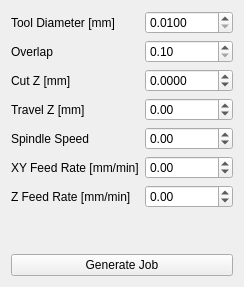
                  <widget class="QWidget" name="nc_area_top_page">
                   <layout class="QGridLayout" name="gridLayout_6">
                    <item row="1" column="0">
                     <widget class="QLabel" name="nc_top_overlap_la">
                      <property name="text">
                       <string>Overlap</string>
                      </property>
                     </widget>
                    </item>
                    <item row="2" column="0">
                     <widget class="QLabel" name="nc_top_cut_z_la">
                      <property name="text">
                       <string>Cut Z [mm]</string>
                      </property>
                     </widget>
                    </item>
                    <item row="5" column="1">
                     <widget class="QDoubleSpinBox" name="nc_top_xy_feed_rate_dsb">
                      <property name="accelerated">
                       <bool>true</bool>
                      </property>
                      <property name="decimals">
                       <number>2</number>
                      </property>
                      <property name="minimum">
                       <double>-9999.000000000000000</double>
                      </property>
                      <property name="maximum">
                       <double>9999.000000000000000</double>
                      </property>
                     </widget>
                    </item>
                    <item row="3" column="1">
                     <widget class="QDoubleSpinBox" name="nc_top_travel_z_dsb">
                      <property name="accelerated">
                       <bool>true</bool>
                      </property>
                      <property name="decimals">
                       <number>2</number>
                      </property>
                      <property name="minimum">
                       <double>-9999.000000000000000</double>
                      </property>
                      <property name="maximum">
                       <double>9999.000000000000000</double>
                      </property>
                      <property name="singleStep">
                       <double>0.010000000000000</double>
                      </property>
                     </widget>
                    </item>
                    <item row="4" column="0">
                     <widget class="QLabel" name="nc_top_spindle_speed_la">
                      <property name="text">
                       <string>Spindle Speed</string>
                      </property>
                     </widget>
                    </item>
                    <item row="0" column="0">
                     <widget class="QLabel" name="nc_top_tool_diameter_la">
                      <property name="text">
                       <string>Tool Diameter [mm]</string>
                      </property>
                     </widget>
                    </item>
                    <item row="2" column="1">
                     <widget class="QDoubleSpinBox" name="nc_top_cut_z_dsb">
                      <property name="accelerated">
                       <bool>true</bool>
                      </property>
                      <property name="decimals">
                       <number>4</number>
                      </property>
                      <property name="minimum">
                       <double>-9999.000000000000000</double>
                      </property>
                      <property name="maximum">
                       <double>9999.000000000000000</double>
                      </property>
                      <property name="singleStep">
                       <double>0.000100000000000</double>
                      </property>
                     </widget>
                    </item>
                    <item row="3" column="0">
                     <widget class="QLabel" name="nc_top_travel_z_la">
                      <property name="text">
                       <string>Travel Z [mm]</string>
                      </property>
                     </widget>
                    </item>
                    <item row="6" column="0">
                     <widget class="QLabel" name="nc_top_z_feed_rate_la">
                      <property name="text">
                       <string>Z Feed Rate [mm/min]</string>
                      </property>
                     </widget>
                    </item>
                    <item row="0" column="1">
                     <widget class="QDoubleSpinBox" name="nc_top_tool_diameter_dsb">
                      <property name="decimals">
                       <number>4</number>
                      </property>
                      <property name="minimum">
                       <double>0.010000000000000</double>
                      </property>
                      <property name="maximum">
                       <double>100.000000000000000</double>
                      </property>
                      <property name="singleStep">
                       <double>0.000100000000000</double>
                      </property>
                     </widget>
                    </item>
                    <item row="4" column="1">
                     <widget class="QDoubleSpinBox" name="nc_top_spindle_speed_dsb">
                      <property name="accelerated">
                       <bool>true</bool>
                      </property>
                      <property name="decimals">
                       <number>2</number>
                      </property>
                      <property name="minimum">
                       <double>-9999.000000000000000</double>
                      </property>
                      <property name="maximum">
                       <double>9999.000000000000000</double>
                      </property>
                     </widget>
                    </item>
                    <item row="1" column="1">
                     <widget class="QDoubleSpinBox" name="nc_top_overlap_dsb">
                      <property name="accelerated">
                       <bool>true</bool>
                      </property>
                      <property name="decimals">
                       <number>2</number>
                      </property>
                      <property name="minimum">
                       <double>0.100000000000000</double>
                      </property>
                      <property name="maximum">
                       <double>1.000000000000000</double>
                      </property>
                      <property name="singleStep">
                       <double>0.010000000000000</double>
                      </property>
                     </widget>
                    </item>
                    <item row="5" column="0">
                     <widget class="QLabel" name="nc_top_xy_feed_rate_la">
                      <property name="text">
                       <string>XY Feed Rate [mm/min]</string>
                      </property>
                     </widget>
                    </item>
                    <item row="6" column="1">
                     <widget class="QDoubleSpinBox" name="nc_top_z_feed_rate_dsb">
                      <property name="accelerated">
                       <bool>true</bool>
                      </property>
                      <property name="decimals">
                       <number>2</number>
                      </property>
                      <property name="minimum">
                       <double>-9999.000000000000000</double>
                      </property>
                      <property name="maximum">
                       <double>9999.000000000000000</double>
                      </property>
                     </widget>
                    </item>
                    <item row="7" column="0" colspan="2">
                     <spacer name="nc_top_vertical_spacer">
                      <property name="orientation">
                       <enum>Qt::Orientation::Vertical</enum>
                      </property>
                      <property name="sizeHint" stdset="0">
                       <size>
                        <width>20</width>
                        <height>40</height>
                       </size>
                      </property>
                     </spacer>
                    </item>
                    <item row="8" column="0" colspan="2">
                     <widget class="QPushButton" name="nc_top_generate_pb">
                      <property name="text">
                       <string>Generate Job</string>
                      </property>
                     </widget>
                    </item>
                   </layout>
                  </widget>
